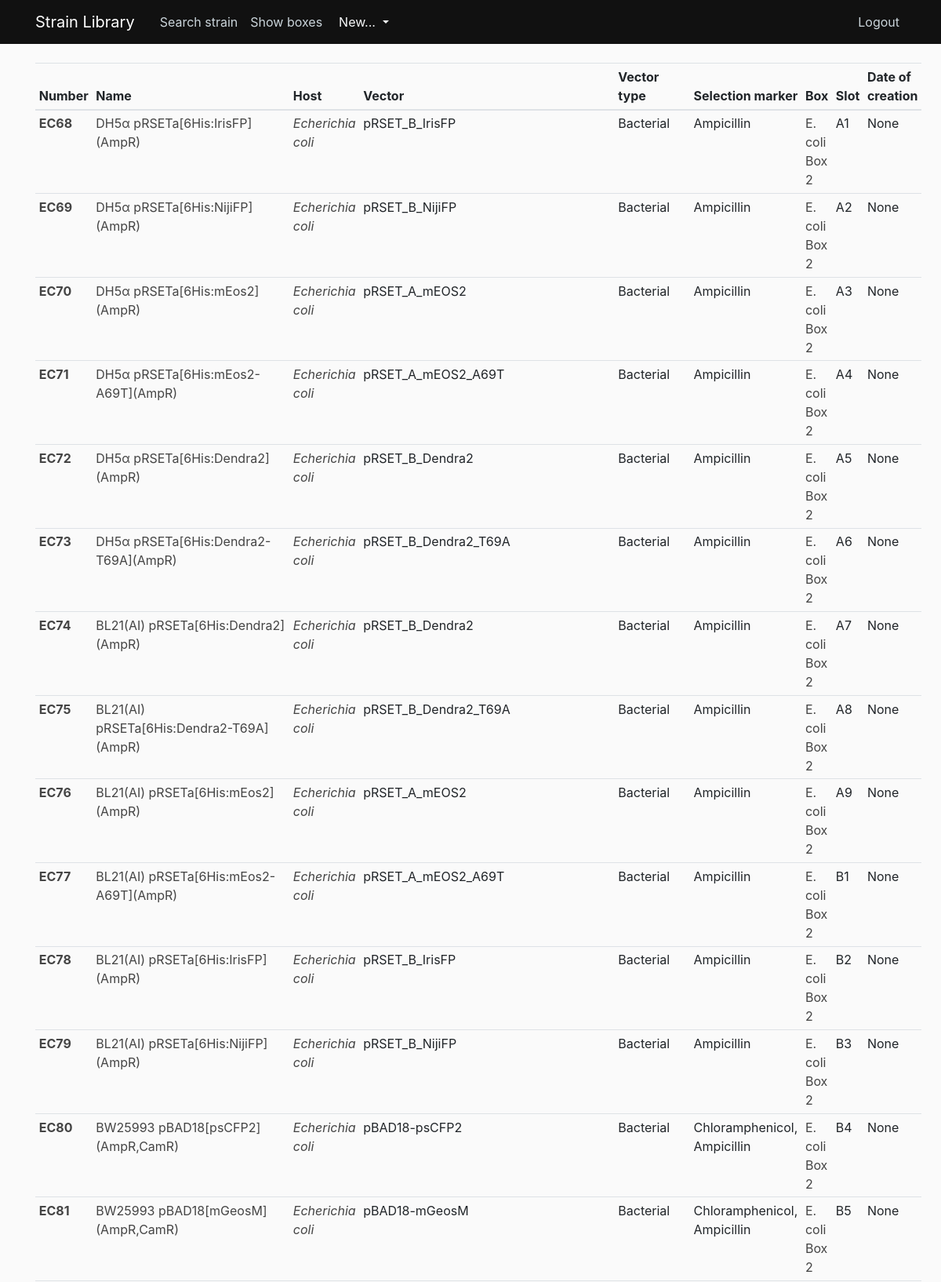
/results?box=E.+coli+Box+2 (signed in, upper part), run on the app's committed database.
### strain_library/models.py (models this page shows, shortened)
class Strain(db.Model):
    __tablename__ = 'strain'
    id = db.Column(db.Integer, primary_key=True)
    number = db.Column(db.String, nullable=False, unique=True)
    name = db.Column(db.String, nullable=False)
    host = db.Column(db.String, nullable=False)
    vector = db.Column(db.String)
    vector_type = db.Column(db.String)
    selection_marker = db.Column(db.String)
    box = db.Column(db.String)
    slot = db.Column(db.String)
    date_of_creation = db.Column(db.Date)
    comments = db.Column(db.Text)
    user_id = db.Column(db.Integer, db.ForeignKey('user.id'), nullable=False)
    box_id = db.Column(db.Integer, db.ForeignKey('box.id'), nullable=False)
    type = db.Column(db.String)
    __mapper_args__ = {
        'polymorphic_identity':'strain',
        'polymorphic_on':type
    }

class EcoliStrain(Strain):
    __tablename__ = 'ecolistrainlist'
    id = db.Column(db.Integer, db.ForeignKey('strain.id'), primary_key=True)
    __mapper_args__ = {
        'polymorphic_identity':'ecolistrainlist'
    }

class Strain(db.Model):
    __tablename__ = 'strain'
    id = db.Column(db.Integer, primary_key=True)
    number = db.Column(db.String, nullable=False, unique=True)
    name = db.Column(db.String, nullable=False)
    host = db.Column(db.String, nullable=False)
    vector = db.Column(db.String)
    vector_type = db.Column(db.String)
    selection_marker = db.Column(db.String)
    box = db.Column(db.String)
    slot = db.Column(db.String)
    date_of_creation = db.Column(db.Date)
    comments = db.Column(db.Text)
    user_id = db.Column(db.Integer, db.ForeignKey('user.id'), nullable=False)
    box_id = db.Column(db.Integer, db.ForeignKey('box.id'), nullable=False)
    type = db.Column(db.String)
    __mapper_args__ = {
        'polymorphic_identity':'strain',
        'polymorphic_on':type
    }

### strain_library/routes.py (the view)
@app.route('/results')
@login_required
def results():
    host = request.args.get('host')
    box = request.args.get('box')
    if host:
        strains = Strain.query.filter_by(host=host).all()
        return render_template('results.html', strains=strains)
    if box:
        strains = Strain.query.filter_by(box=box).all()
        return render_template('results.html', strains=strains)
    strains = Strain.query.all()
    return render_template('results.html', strains=strains)

### strain_library/models.py (called while the page is built)
@login_manager.user_loader
def load_user(user_id):
    return User.query.get(int(user_id))

### strain_library/templates/results.html
{% extends "layout.html" %}
{% block content %}
    <table class="table table-sm table-hover">
        <thead>
          <tr>
            <th scope="col">Number</th>
            <th scope="col">Name</th>
            <th scope="col">Host</th>
            <th scope="col">Vector</th>
            <th scope="col">Vector type</th>
            <th scope="col">Selection marker</th>
            <th scope="col">Box</th>
            <th scope="col">Slot</th>
            <th scope="col">Date of creation</th>
          </tr>
        </thead>
        <tbody>
            {% for strain in strains %}
            <tr>
                <th scope="row" ><a class="article-title" href="{{ url_for('strain', strain_id=strain.id) }}">{{ strain.number }}</a></th>
                <td><a class="article-title" href="{{ url_for('strain', strain_id=strain.id) }}">{{ strain.name }}</a></td>
                <td><i><a class="article-title" href="{{ url_for('results', host=strain.host) }}">{{ strain.host }}</a></i></td>
                <td>{{ strain.vector }}</td>
                <td>{{ strain.vector_type }}</td>
                <td>{{ strain.selection_marker }}</td>
                <td><a class="article-title" href="{{ url_for('results', box=strain.box) }}">{{ strain.box }}</a></td>
                <td>{{ strain.slot }}</td>
                <td>{{ strain.date_of_creation }}</td>
            </tr>
            {% endfor %}
        </tbody>
      </table>
{% endblock content %}

### strain_library/static/main.css (style rules this page uses)
body { background: #fafafa; color: #333333; margin-top: 5rem; }
.article-title { color: #444444; }

### data on the page
EcoliStrain: number "EC68", name "DH5α pRSETa[6His:IrisFP](AmpR)", host "Echerichia coli", vector "pRSET_B_IrisFP", vector_type "Bacterial", selection_marker "Ampicillin", box "E. coli Box 2", slot "A1", date_of_creation "None"
EcoliStrain: number "EC69", name "DH5α pRSETa[6His:NijiFP](AmpR)", host "Echerichia coli", vector "pRSET_B_NijiFP", vector_type "Bacterial", selection_marker "Ampicillin", box "E. coli Box 2", slot "A2", date_of_creation "None"
EcoliStrain: number "EC70", name "DH5α pRSETa[6His:mEos2](AmpR)", host "Echerichia coli", vector "pRSET_A_mEOS2", vector_type "Bacterial", selection_marker "Ampicillin", box "E. coli Box 2", slot "A3", date_of_creation "None"
EcoliStrain: number "EC71", name "DH5α pRSETa[6His:mEos2-A69T](AmpR)", host "Echerichia coli", vector "pRSET_A_mEOS2_A69T", vector_type "Bacterial", selection_marker "Ampicillin", box "E. coli Box 2", slot "A4", date_of_creation "None"
EcoliStrain: number "EC72", name "DH5α pRSETa[6His:Dendra2](AmpR)", host "Echerichia coli", vector "pRSET_B_Dendra2", vector_type "Bacterial", selection_marker "Ampicillin", box "E. coli Box 2", slot "A5", date_of_creation "None"
EcoliStrain: number "EC73", name "DH5α pRSETa[6His:Dendra2-T69A](AmpR)", host "Echerichia coli", vector "pRSET_B_Dendra2_T69A", vector_type "Bacterial", selection_marker "Ampicillin", box "E. coli Box 2", slot "A6", date_of_creation "None"
EcoliStrain: number "EC74", name "BL21(AI) pRSETa[6His:Dendra2](AmpR)", host "Echerichia coli", vector "pRSET_B_Dendra2", vector_type "Bacterial", selection_marker "Ampicillin", box "E. coli Box 2", slot "A7", date_of_creation "None"
EcoliStrain: number "EC75", name "BL21(AI) pRSETa[6His:Dendra2-T69A](AmpR)", host "Echerichia coli", vector "pRSET_B_Dendra2_T69A", vector_type "Bacterial", selection_marker "Ampicillin", box "E. coli Box 2", slot "A8", date_of_creation "None"
EcoliStrain: number "EC76", name "BL21(AI) pRSETa[6His:mEos2](AmpR)", host "Echerichia coli", vector "pRSET_A_mEOS2", vector_type "Bacterial", selection_marker "Ampicillin", box "E. coli Box 2", slot "A9", date_of_creation "None"
EcoliStrain: number "EC77", name "BL21(AI) pRSETa[6His:mEos2-A69T](AmpR)", host "Echerichia coli", vector "pRSET_A_mEOS2_A69T", vector_type "Bacterial", selection_marker "Ampicillin", box "E. coli Box 2", slot "B1", date_of_creation "None"
EcoliStrain: number "EC78", name "BL21(AI) pRSETa[6His:IrisFP](AmpR)", host "Echerichia coli", vector "pRSET_B_IrisFP", vector_type "Bacterial", selection_marker "Ampicillin", box "E. coli Box 2", slot "B2", date_of_creation "None"
EcoliStrain: number "EC79", name "BL21(AI) pRSETa[6His:NijiFP](AmpR)", host "Echerichia coli", vector "pRSET_B_NijiFP", vector_type "Bacterial", selection_marker "Ampicillin", box "E. coli Box 2", slot "B3", date_of_creation "None"
EcoliStrain: number "EC80", name "BW25993 pBAD18[psCFP2](AmpR,CamR)", host "Echerichia coli", vector "pBAD18-psCFP2", vector_type "Bacterial", selection_marker "Chloramphenicol, Ampicillin", box "E. coli Box 2", slot "B4", date_of_creation "None"
EcoliStrain: number "EC81", name "BW25993 pBAD18[mGeosM](AmpR,CamR)", host "Echerichia coli", vector "pBAD18-mGeosM", vector_type "Bacterial", selection_marker "Chloramphenicol, Ampicillin", box "E. coli Box 2", slot "B5", date_of_creation "None"
